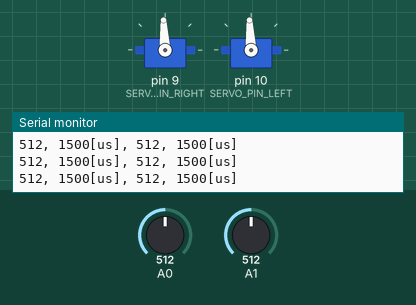
This sketch was run on a simulated Arduino Uno, built with avr-gcc and run on an emulated ATmega328P. Parts: 2 × servo, the last lines printed to the serial monitor. The test bench sets the inputs (shaded band); at power-on: A0 = 512, A1 = 512.

Above: at 1.2 s.
1.3 s: A0 set to 238
At 2.5 s:
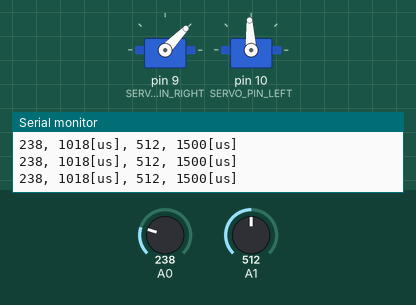
2.8 s: A0 set to 214
At 3.7 s:
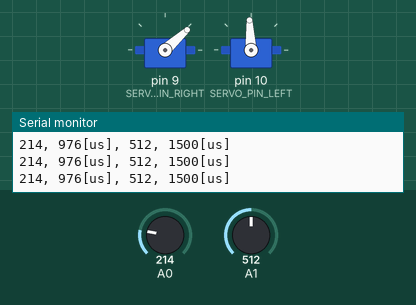
5.8 s: A1 set to 236
At 6.7 s:
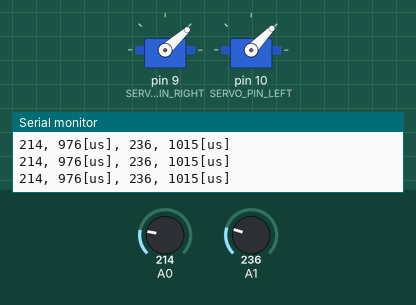
7.3 s: A1 set to 214
At 8.1 s:
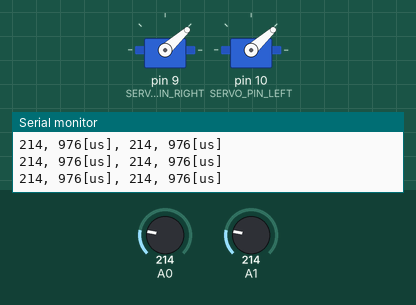
10.3 s: A0 set to 107
At 11.5 s:
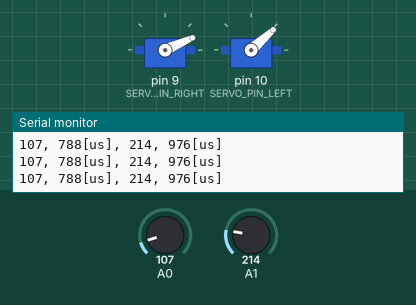
11.8 s: A0 set to 95
At 12.1 s:
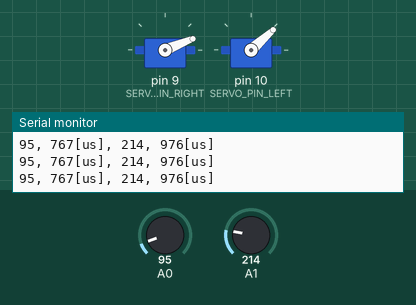
Timing chart, 0 to 14.8 s (numbered marks = the images above; inputs shaded):
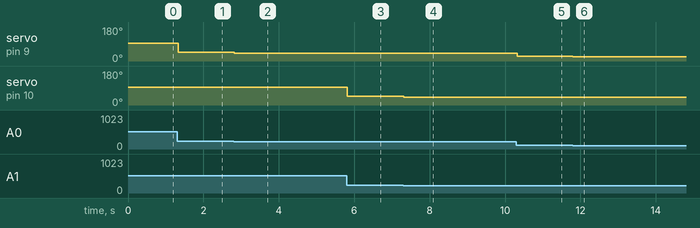

Measured:
- after the input at 1.3 s, servo on pin 9 (SERVO_PIN_RIGHT): 93° → 46° at once
- after the input at 2.8 s, servo on pin 9 (SERVO_PIN_RIGHT): 46° → 42° at once
- after the input at 5.8 s, servo on pin 10 (SERVO_PIN_LEFT): 93° → 46° at once
- after the input at 7.3 s, servo on pin 10 (SERVO_PIN_LEFT): 46° → 42° at once
- after the input at 10.3 s, servo on pin 9 (SERVO_PIN_RIGHT): 42° → 24° at once
- after the input at 11.8 s, servo on pin 9 (SERVO_PIN_RIGHT): 24° → 22° at once

The sketch:

RobotCar-Servo.ino
```cpp
/*
  RobotCar-Servo

  ポテンショメータのツマミを回して、サーボモータのPWM信号を変える

  2020年7月3日作成
  坂本 元
*/


#include <Servo.h>      // サーボライブラリ用のヘッダファイル

const int SERVO_PIN_RIGHT = 9;  // 右タイヤのサーボを接続しているピン
const int SERVO_PIN_LEFT = 10;  // 左タイヤのサーボを接続しているピン

Servo servo_right;      // 右タイヤのサーボの変数宣言
Servo servo_left;       // 左タイヤのサーボの変数宣言

int potentio1;          // ポテンショメータ１の読み取り値
int potentio2;          // ポテンショメータ２の読み取り値
int servo_right_pwm;    // サーボのPWM信号（右タイヤ）[マイクロ秒]
int servo_left_pwm;     // サーボのPWM信号（左タイヤ）[マイクロ秒]

/*
360度回転するサーボモータGeekservoはPWM信号によって、回転速度と回転方向が制御されます。
1500マイクロ秒のPWM信号はモータが停止します。
600-1500マイクロ秒のPWM信号はモータが正方向に回転します。PWM信号が1500マイクロ秒から離れるほど、回転速度は大きくなります。
1500-2400マイクロ秒のPWM信号はモータが逆方向に回転します。PWM信号が1500マイクロ秒から離れるほど、回転速度は大きくなります。
*/


void setup() {
  // サーボモータ
  servo_right.attach(SERVO_PIN_RIGHT);  // SERVO_PIN_RIGHTピンをサーボのPWM信号に設定
  servo_right.writeMicroseconds(1500);  // 1500マイクロ秒のPWM信号を出力する（初期値は回転停止）
  servo_left.attach(SERVO_PIN_LEFT);    // SERVO_PIN_LEFTピンをサーボのPWM信号に設定
  servo_left.writeMicroseconds(1500);   // 1500マイクロ秒のPWM信号を出力する（初期値は回転停止）

  // シリアルモニタ用
  Serial.begin(9600);                   // シリアル通信初期化、通信速度9600bps
}


void loop() {
  potentio1 = analogRead(A0);   // A0ピンの電圧をアナログ入力（0～1023）
  potentio2 = analogRead(A1);   // A1ピンの電圧をアナログ入力（0～1023）

  // アナログ入力0～1023をPWM信号の600～2400に換算
  servo_right_pwm = map(potentio1, 0, 1023, 600, 2400);   // 右タイヤ
  servo_left_pwm = map(potentio2, 0, 1023, 600, 2400);    // 左タイヤ

  servo_right.writeMicroseconds(servo_right_pwm);   // PWM信号を出力する（右タイヤ）[マイクロ秒]
  servo_left.writeMicroseconds(servo_left_pwm);     // PWM信号を出力する（左タイヤ）[マイクロ秒]

  delay(20);    // 20ミリ秒待つ（PWM信号一周期以上）

  // シリアルモニタに表示する
  Serial.print(potentio1);        // シリアル通信でポテンショメータ１を出力
  Serial.print(", ");
  Serial.print(servo_right_pwm);  // シリアル通信でPWM信号を出力（右タイヤ）
  Serial.print("[us], ");
  Serial.print(potentio2);        // シリアル通信でポテンショメータ２を出力
  Serial.print(", ");
  Serial.print(servo_left_pwm);   // シリアル通信でPWM信号を出力（左タイヤ）
  Serial.println("[us]");
}
```
